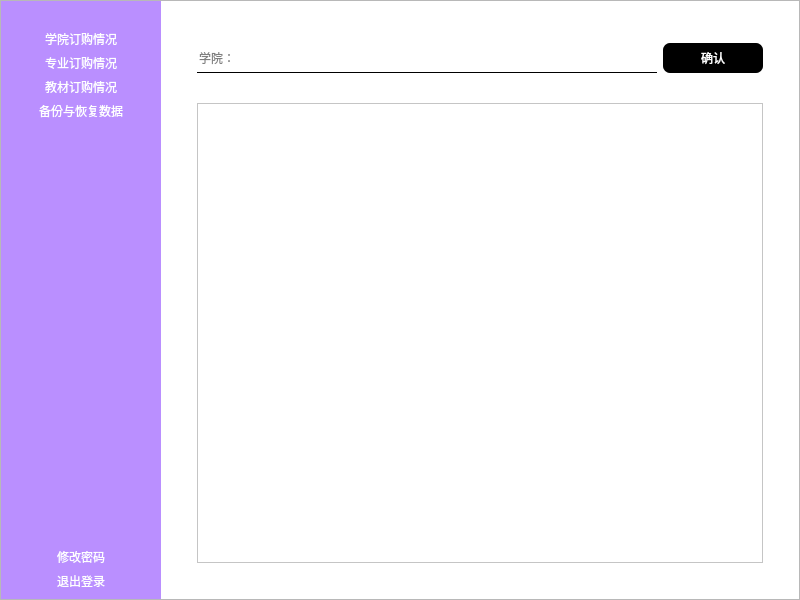
<?xml version="1.0" encoding="UTF-8"?>
<ui version="4.0">
 <class>AMainWindow</class>
 <widget class="QMainWindow" name="AMainWindow">
  <property name="geometry">
   <rect>
    <x>0</x>
    <y>0</y>
    <width>800</width>
    <height>600</height>
   </rect>
  </property>
  <property name="minimumSize">
   <size>
    <width>800</width>
    <height>600</height>
   </size>
  </property>
  <property name="maximumSize">
   <size>
    <width>800</width>
    <height>600</height>
   </size>
  </property>
  <property name="windowTitle">
   <string>MainWindow</string>
  </property>
  <widget class="QWidget" name="centralwidget">
   <layout class="QHBoxLayout" name="horizontalLayout_2">
    <property name="spacing">
     <number>0</number>
    </property>
    <property name="leftMargin">
     <number>0</number>
    </property>
    <property name="topMargin">
     <number>0</number>
    </property>
    <property name="rightMargin">
     <number>0</number>
    </property>
    <property name="bottomMargin">
     <number>0</number>
    </property>
    <item>
     <widget class="QFrame" name="frame">
      <property name="frameShape">
       <enum>QFrame::StyledPanel</enum>
      </property>
      <property name="frameShadow">
       <enum>QFrame::Raised</enum>
      </property>
      <layout class="QHBoxLayout" name="horizontalLayout">
       <property name="spacing">
        <number>0</number>
       </property>
       <property name="leftMargin">
        <number>0</number>
       </property>
       <property name="topMargin">
        <number>0</number>
       </property>
       <property name="rightMargin">
        <number>0</number>
       </property>
       <property name="bottomMargin">
        <number>0</number>
       </property>
       <item>
        <widget class="QFrame" name="frame_2">
         <property name="sizePolicy">
          <sizepolicy hsizetype="Expanding" vsizetype="Preferred">
           <horstretch>2</horstretch>
           <verstretch>0</verstretch>
          </sizepolicy>
         </property>
         <property name="styleSheet">
          <string notr="true">#frame_2{
	background-color: rgb(186, 143, 255);
}
QPushButton{
	background-color: rgb(0,0,0,0);
	color: rgb(255,255,255);
	border: none;

}
QPushButton:pressed{
	padding-top: 5px;
	padding-left:5px;
}</string>
         </property>
         <property name="frameShape">
          <enum>QFrame::NoFrame</enum>
         </property>
         <property name="frameShadow">
          <enum>QFrame::Raised</enum>
         </property>
         <property name="lineWidth">
          <number>0</number>
         </property>
         <layout class="QVBoxLayout" name="verticalLayout_2">
          <item>
           <widget class="QPushButton" name="pushButton_2">
            <property name="text">
             <string/>
            </property>
           </widget>
          </item>
          <item>
           <widget class="QPushButton" name="pushButton_A_college">
            <property name="text">
             <string>学院订购情况</string>
            </property>
           </widget>
          </item>
          <item>
           <widget class="QPushButton" name="pushButton_A_major">
            <property name="text">
             <string>专业订购情况</string>
            </property>
           </widget>
          </item>
          <item>
           <widget class="QPushButton" name="pushButton_A_book">
            <property name="text">
             <string>教材订购情况</string>
            </property>
           </widget>
          </item>
          <item>
           <widget class="QPushButton" name="pushButton_A_backup_recover">
            <property name="text">
             <string>备份与恢复数据</string>
            </property>
           </widget>
          </item>
          <item>
           <spacer name="verticalSpacer_2">
            <property name="orientation">
             <enum>Qt::Vertical</enum>
            </property>
            <property name="sizeHint" stdset="0">
             <size>
              <width>20</width>
              <height>40</height>
             </size>
            </property>
           </spacer>
          </item>
          <item>
           <widget class="QPushButton" name="pushButton_A_update">
            <property name="text">
             <string>修改密码</string>
            </property>
           </widget>
          </item>
          <item>
           <widget class="QPushButton" name="pushButton_A_login_out">
            <property name="text">
             <string>退出登录</string>
            </property>
           </widget>
          </item>
         </layout>
        </widget>
       </item>
       <item>
        <widget class="QFrame" name="frame_4">
         <property name="sizePolicy">
          <sizepolicy hsizetype="Preferred" vsizetype="Preferred">
           <horstretch>8</horstretch>
           <verstretch>0</verstretch>
          </sizepolicy>
         </property>
         <property name="minimumSize">
          <size>
           <width>600</width>
           <height>500</height>
          </size>
         </property>
         <property name="styleSheet">
          <string notr="true">background-color: rgb(255, 255, 255);</string>
         </property>
         <property name="frameShape">
          <enum>QFrame::NoFrame</enum>
         </property>
         <property name="frameShadow">
          <enum>QFrame::Raised</enum>
         </property>
         <layout class="QHBoxLayout" name="horizontalLayout_8">
          <item>
           <widget class="QFrame" name="frame_6">
            <property name="sizePolicy">
             <sizepolicy hsizetype="Preferred" vsizetype="Expanding">
              <horstretch>0</horstretch>
              <verstretch>8</verstretch>
             </sizepolicy>
            </property>
            <property name="frameShape">
             <enum>QFrame::NoFrame</enum>
            </property>
            <property name="frameShadow">
             <enum>QFrame::Raised</enum>
            </property>
            <layout class="QVBoxLayout" name="verticalLayout_3">
             <property name="spacing">
              <number>0</number>
             </property>
             <property name="leftMargin">
              <number>0</number>
             </property>
             <property name="topMargin">
              <number>0</number>
             </property>
             <property name="rightMargin">
              <number>0</number>
             </property>
             <property name="bottomMargin">
              <number>0</number>
             </property>
             <item>
              <widget class="QStackedWidget" name="stackedWidget_A">
               <property name="currentIndex">
                <number>0</number>
               </property>
               <widget class="QWidget" name="page_3">
                <layout class="QHBoxLayout" name="horizontalLayout_4">
                 <item>
                  <widget class="QFrame" name="frame_5">
                   <property name="frameShape">
                    <enum>QFrame::NoFrame</enum>
                   </property>
                   <property name="frameShadow">
                    <enum>QFrame::Raised</enum>
                   </property>
                   <layout class="QHBoxLayout" name="horizontalLayout_5">
                    <property name="spacing">
                     <number>0</number>
                    </property>
                    <property name="leftMargin">
                     <number>0</number>
                    </property>
                    <property name="topMargin">
                     <number>0</number>
                    </property>
                    <property name="rightMargin">
                     <number>0</number>
                    </property>
                    <property name="bottomMargin">
                     <number>0</number>
                    </property>
                    <item>
                     <widget class="QFrame" name="frame_21">
                      <property name="minimumSize">
                       <size>
                        <width>600</width>
                        <height>500</height>
                       </size>
                      </property>
                      <property name="frameShape">
                       <enum>QFrame::NoFrame</enum>
                      </property>
                      <property name="frameShadow">
                       <enum>QFrame::Raised</enum>
                      </property>
                      <layout class="QVBoxLayout" name="verticalLayout_10">
                       <item>
                        <widget class="QFrame" name="frame_22">
                         <property name="sizePolicy">
                          <sizepolicy hsizetype="Preferred" vsizetype="Expanding">
                           <horstretch>0</horstretch>
                           <verstretch>1</verstretch>
                          </sizepolicy>
                         </property>
                         <property name="styleSheet">
                          <string notr="true">QLineEdit{
	bakground-color: rgb(255,255,255,0);
	border: none;
	border-bottom: 1px solid black;
}
QPushButton{
	background-color: rgb(0,0,0);
	color: rgb(255,255,255);
	border-radius: 7px;
}
QPushButton:pressed{
	padding-top: 5px;
	padding-left:5px;
}</string>
                         </property>
                         <property name="frameShape">
                          <enum>QFrame::NoFrame</enum>
                         </property>
                         <property name="frameShadow">
                          <enum>QFrame::Raised</enum>
                         </property>
                         <layout class="QHBoxLayout" name="horizontalLayout_18">
                          <item>
                           <widget class="QLineEdit" name="lineEdit_A_M_college">
                            <property name="minimumSize">
                             <size>
                              <width>0</width>
                              <height>30</height>
                             </size>
                            </property>
                            <property name="text">
                             <string/>
                            </property>
                            <property name="placeholderText">
                             <string>学院：</string>
                            </property>
                           </widget>
                          </item>
                          <item>
                           <widget class="QPushButton" name="pushButton_A_M_college_sure">
                            <property name="minimumSize">
                             <size>
                              <width>100</width>
                              <height>30</height>
                             </size>
                            </property>
                            <property name="sizeIncrement">
                             <size>
                              <width>0</width>
                              <height>0</height>
                             </size>
                            </property>
                            <property name="text">
                             <string>确认</string>
                            </property>
                           </widget>
                          </item>
                         </layout>
                        </widget>
                       </item>
                       <item>
                        <widget class="QFrame" name="frame_23">
                         <property name="sizePolicy">
                          <sizepolicy hsizetype="Preferred" vsizetype="Expanding">
                           <horstretch>0</horstretch>
                           <verstretch>8</verstretch>
                          </sizepolicy>
                         </property>
                         <property name="frameShape">
                          <enum>QFrame::NoFrame</enum>
                         </property>
                         <property name="frameShadow">
                          <enum>QFrame::Raised</enum>
                         </property>
                         <layout class="QHBoxLayout" name="horizontalLayout_19">
                          <item>
                           <widget class="QTableView" name="tableView_A_M_bookList_college"/>
                          </item>
                         </layout>
                        </widget>
                       </item>
                      </layout>
                     </widget>
                    </item>
                   </layout>
                  </widget>
                 </item>
                </layout>
               </widget>
               <widget class="QWidget" name="page_4">
                <layout class="QHBoxLayout" name="horizontalLayout_6">
                 <item>
                  <widget class="QFrame" name="frame_3">
                   <property name="frameShape">
                    <enum>QFrame::NoFrame</enum>
                   </property>
                   <property name="frameShadow">
                    <enum>QFrame::Raised</enum>
                   </property>
                   <layout class="QHBoxLayout" name="horizontalLayout_17">
                    <property name="spacing">
                     <number>0</number>
                    </property>
                    <property name="leftMargin">
                     <number>0</number>
                    </property>
                    <property name="topMargin">
                     <number>0</number>
                    </property>
                    <property name="rightMargin">
                     <number>0</number>
                    </property>
                    <property name="bottomMargin">
                     <number>0</number>
                    </property>
                    <item>
                     <widget class="QFrame" name="frame_10">
                      <property name="minimumSize">
                       <size>
                        <width>600</width>
                        <height>500</height>
                       </size>
                      </property>
                      <property name="frameShape">
                       <enum>QFrame::NoFrame</enum>
                      </property>
                      <property name="frameShadow">
                       <enum>QFrame::Raised</enum>
                      </property>
                      <layout class="QVBoxLayout" name="verticalLayout_7">
                       <item>
                        <widget class="QFrame" name="frame_19">
                         <property name="sizePolicy">
                          <sizepolicy hsizetype="Preferred" vsizetype="Expanding">
                           <horstretch>0</horstretch>
                           <verstretch>1</verstretch>
                          </sizepolicy>
                         </property>
                         <property name="styleSheet">
                          <string notr="true">QLineEdit{
	bakground-color: rgb(255,255,255,0);
	border: none;
	border-bottom: 1px solid black;
}
QPushButton{
	background-color: rgb(0,0,0);
	color: rgb(255,255,255);
	border-radius: 7px;
}
QPushButton:pressed{
	padding-top: 5px;
	padding-left:5px;
}</string>
                         </property>
                         <property name="frameShape">
                          <enum>QFrame::NoFrame</enum>
                         </property>
                         <property name="frameShadow">
                          <enum>QFrame::Raised</enum>
                         </property>
                         <layout class="QHBoxLayout" name="horizontalLayout_15">
                          <item>
                           <widget class="QLineEdit" name="lineEdit_A_M_major">
                            <property name="minimumSize">
                             <size>
                              <width>0</width>
                              <height>30</height>
                             </size>
                            </property>
                            <property name="text">
                             <string/>
                            </property>
                            <property name="placeholderText">
                             <string>专业：</string>
                            </property>
                           </widget>
                          </item>
                          <item>
                           <widget class="QPushButton" name="pushButton_A_M_major_sure">
                            <property name="minimumSize">
                             <size>
                              <width>100</width>
                              <height>30</height>
                             </size>
                            </property>
                            <property name="sizeIncrement">
                             <size>
                              <width>0</width>
                              <height>0</height>
                             </size>
                            </property>
                            <property name="text">
                             <string>确认</string>
                            </property>
                           </widget>
                          </item>
                         </layout>
                        </widget>
                       </item>
                       <item>
                        <widget class="QFrame" name="frame_20">
                         <property name="sizePolicy">
                          <sizepolicy hsizetype="Preferred" vsizetype="Expanding">
                           <horstretch>0</horstretch>
                           <verstretch>8</verstretch>
                          </sizepolicy>
                         </property>
                         <property name="frameShape">
                          <enum>QFrame::NoFrame</enum>
                         </property>
                         <property name="frameShadow">
                          <enum>QFrame::Raised</enum>
                         </property>
                         <layout class="QHBoxLayout" name="horizontalLayout_16">
                          <item>
                           <widget class="QTableView" name="tableView_A_M_major"/>
                          </item>
                         </layout>
                        </widget>
                       </item>
                      </layout>
                     </widget>
                    </item>
                   </layout>
                  </widget>
                 </item>
                </layout>
               </widget>
               <widget class="QWidget" name="page_5">
                <layout class="QHBoxLayout" name="horizontalLayout_3">
                 <item>
                  <widget class="QFrame" name="frame_13">
                   <property name="minimumSize">
                    <size>
                     <width>600</width>
                     <height>500</height>
                    </size>
                   </property>
                   <property name="frameShape">
                    <enum>QFrame::NoFrame</enum>
                   </property>
                   <property name="frameShadow">
                    <enum>QFrame::Raised</enum>
                   </property>
                   <layout class="QVBoxLayout" name="verticalLayout_8">
                    <item>
                     <widget class="QFrame" name="frame_14">
                      <property name="sizePolicy">
                       <sizepolicy hsizetype="Preferred" vsizetype="Expanding">
                        <horstretch>0</horstretch>
                        <verstretch>1</verstretch>
                       </sizepolicy>
                      </property>
                      <property name="styleSheet">
                       <string notr="true">QLineEdit{
	bakground-color: rgb(255,255,255,0);
	border: none;
	border-bottom: 1px solid black;
}
QPushButton{
	background-color: rgb(0,0,0);
	color: rgb(255,255,255);
	border-radius: 7px;
}
QPushButton:pressed{
	padding-top: 5px;
	padding-left:5px;
}</string>
                      </property>
                      <property name="frameShape">
                       <enum>QFrame::NoFrame</enum>
                      </property>
                      <property name="frameShadow">
                       <enum>QFrame::Raised</enum>
                      </property>
                      <layout class="QHBoxLayout" name="horizontalLayout_9">
                       <item>
                        <widget class="QPushButton" name="pushButton_A_M_out">
                         <property name="minimumSize">
                          <size>
                           <width>100</width>
                           <height>30</height>
                          </size>
                         </property>
                         <property name="sizeIncrement">
                          <size>
                           <width>0</width>
                           <height>0</height>
                          </size>
                         </property>
                         <property name="text">
                          <string>导出教材订购</string>
                         </property>
                        </widget>
                       </item>
                      </layout>
                     </widget>
                    </item>
                    <item>
                     <widget class="QFrame" name="frame_15">
                      <property name="sizePolicy">
                       <sizepolicy hsizetype="Preferred" vsizetype="Expanding">
                        <horstretch>0</horstretch>
                        <verstretch>8</verstretch>
                       </sizepolicy>
                      </property>
                      <property name="frameShape">
                       <enum>QFrame::NoFrame</enum>
                      </property>
                      <property name="frameShadow">
                       <enum>QFrame::Raised</enum>
                      </property>
                      <layout class="QHBoxLayout" name="horizontalLayout_10">
                       <item>
                        <widget class="QTableView" name="tableView_A_M_book_out"/>
                       </item>
                      </layout>
                     </widget>
                    </item>
                   </layout>
                  </widget>
                 </item>
                </layout>
               </widget>
               <widget class="QWidget" name="page_6">
                <layout class="QHBoxLayout" name="horizontalLayout_13">
                 <item>
                  <widget class="QFrame" name="frame_7">
                   <property name="frameShape">
                    <enum>QFrame::NoFrame</enum>
                   </property>
                   <property name="frameShadow">
                    <enum>QFrame::Raised</enum>
                   </property>
                   <widget class="QFrame" name="frame_16">
                    <property name="geometry">
                     <rect>
                      <x>80</x>
                      <y>70</y>
                      <width>431</width>
                      <height>391</height>
                     </rect>
                    </property>
                    <property name="styleSheet">
                     <string notr="true">QLineEdit{
	bakground-color: rgb(255,255,255,0);
	border: none;
	border-bottom: 1px solid black;
}
QPushButton{
	background-color: rgb(0,0,0);
	color: rgb(255,255,255);
	border-radius: 7px;
}
QPushButton:pressed{
	padding-top: 5px;
	padding-left:5px;
}</string>
                    </property>
                    <property name="frameShape">
                     <enum>QFrame::NoFrame</enum>
                    </property>
                    <property name="frameShadow">
                     <enum>QFrame::Raised</enum>
                    </property>
                    <layout class="QVBoxLayout" name="verticalLayout_9">
                     <item>
                      <widget class="QPushButton" name="pushButton_A_M_backup">
                       <property name="minimumSize">
                        <size>
                         <width>0</width>
                         <height>30</height>
                        </size>
                       </property>
                       <property name="text">
                        <string>备份</string>
                       </property>
                      </widget>
                     </item>
                     <item>
                      <widget class="QPushButton" name="pushButton_A_M_recover">
                       <property name="minimumSize">
                        <size>
                         <width>0</width>
                         <height>30</height>
                        </size>
                       </property>
                       <property name="text">
                        <string>恢复</string>
                       </property>
                      </widget>
                     </item>
                     <item>
                      <widget class="QStackedWidget" name="stackedWidget_3">
                       <property name="maximumSize">
                        <size>
                         <width>16777215</width>
                         <height>50</height>
                        </size>
                       </property>
                       <property name="currentIndex">
                        <number>0</number>
                       </property>
                       <widget class="QWidget" name="page_14"/>
                       <widget class="QWidget" name="page_15">
                        <widget class="QLabel" name="label_7">
                         <property name="geometry">
                          <rect>
                           <x>180</x>
                           <y>10</y>
                           <width>81</width>
                           <height>39</height>
                          </rect>
                         </property>
                         <property name="styleSheet">
                          <string notr="true">color: rgb(255, 0, 0);</string>
                         </property>
                         <property name="text">
                          <string>备份成功</string>
                         </property>
                        </widget>
                       </widget>
                       <widget class="QWidget" name="page_16">
                        <widget class="QLabel" name="label_8">
                         <property name="geometry">
                          <rect>
                           <x>180</x>
                           <y>10</y>
                           <width>161</width>
                           <height>39</height>
                          </rect>
                         </property>
                         <property name="styleSheet">
                          <string notr="true">color: rgb(255, 0, 0);</string>
                         </property>
                         <property name="text">
                          <string>恢复成功</string>
                         </property>
                        </widget>
                       </widget>
                       <widget class="QWidget" name="page_17"/>
                      </widget>
                     </item>
                    </layout>
                   </widget>
                  </widget>
                 </item>
                </layout>
               </widget>
               <widget class="QWidget" name="page_7">
                <widget class="QFrame" name="frame_9">
                 <property name="geometry">
                  <rect>
                   <x>80</x>
                   <y>80</y>
                   <width>431</width>
                   <height>391</height>
                  </rect>
                 </property>
                 <property name="styleSheet">
                  <string notr="true">QLineEdit{
	bakground-color: rgb(255,255,255,0);
	border: none;
	border-bottom: 1px solid black;
}
QPushButton{
	background-color: rgb(0,0,0);
	color: rgb(255,255,255);
	border-radius: 7px;
}
QPushButton:pressed{
	padding-top: 5px;
	padding-left:5px;
}</string>
                 </property>
                 <property name="frameShape">
                  <enum>QFrame::NoFrame</enum>
                 </property>
                 <property name="frameShadow">
                  <enum>QFrame::Raised</enum>
                 </property>
                 <layout class="QVBoxLayout" name="verticalLayout_5">
                  <item>
                   <widget class="QLineEdit" name="lineEdit_A_M_password">
                    <property name="minimumSize">
                     <size>
                      <width>0</width>
                      <height>30</height>
                     </size>
                    </property>
                    <property name="text">
                     <string/>
                    </property>
                    <property name="placeholderText">
                     <string>原密码：</string>
                    </property>
                   </widget>
                  </item>
                  <item>
                   <widget class="QLineEdit" name="lineEdit_A_M_new_password">
                    <property name="minimumSize">
                     <size>
                      <width>0</width>
                      <height>30</height>
                     </size>
                    </property>
                    <property name="text">
                     <string/>
                    </property>
                    <property name="placeholderText">
                     <string>新密码：</string>
                    </property>
                   </widget>
                  </item>
                  <item>
                   <widget class="QLineEdit" name="lineEdit_A_M_new_password_sure">
                    <property name="minimumSize">
                     <size>
                      <width>0</width>
                      <height>30</height>
                     </size>
                    </property>
                    <property name="text">
                     <string/>
                    </property>
                    <property name="placeholderText">
                     <string>确认新密码：</string>
                    </property>
                   </widget>
                  </item>
                  <item>
                   <widget class="QPushButton" name="pushButton_A_M_sure">
                    <property name="minimumSize">
                     <size>
                      <width>0</width>
                      <height>30</height>
                     </size>
                    </property>
                    <property name="text">
                     <string>确认</string>
                    </property>
                   </widget>
                  </item>
                  <item>
                   <widget class="QStackedWidget" name="stackedWidget_A_2">
                    <property name="maximumSize">
                     <size>
                      <width>16777215</width>
                      <height>50</height>
                     </size>
                    </property>
                    <property name="currentIndex">
                     <number>0</number>
                    </property>
                    <widget class="QWidget" name="page_8"/>
                    <widget class="QWidget" name="page_9">
                     <widget class="QLabel" name="label_4">
                      <property name="geometry">
                       <rect>
                        <x>160</x>
                        <y>0</y>
                        <width>81</width>
                        <height>39</height>
                       </rect>
                      </property>
                      <property name="styleSheet">
                       <string notr="true">color: rgb(255, 0, 0);</string>
                      </property>
                      <property name="text">
                       <string>密码不能为空</string>
                      </property>
                     </widget>
                    </widget>
                    <widget class="QWidget" name="page_10">
                     <widget class="QLabel" name="label_5">
                      <property name="geometry">
                       <rect>
                        <x>130</x>
                        <y>10</y>
                        <width>161</width>
                        <height>39</height>
                       </rect>
                      </property>
                      <property name="styleSheet">
                       <string notr="true">color: rgb(255, 0, 0);</string>
                      </property>
                      <property name="text">
                       <string>原密码错误或新密码不一致</string>
                      </property>
                     </widget>
                    </widget>
                    <widget class="QWidget" name="page_11">
                     <widget class="QLabel" name="label_6">
                      <property name="geometry">
                       <rect>
                        <x>180</x>
                        <y>0</y>
                        <width>81</width>
                        <height>39</height>
                       </rect>
                      </property>
                      <property name="styleSheet">
                       <string notr="true">color: rgb(255, 182, 38);</string>
                      </property>
                      <property name="text">
                       <string>修改成功</string>
                      </property>
                     </widget>
                    </widget>
                   </widget>
                  </item>
                 </layout>
                </widget>
               </widget>
              </widget>
             </item>
            </layout>
           </widget>
          </item>
         </layout>
        </widget>
       </item>
      </layout>
     </widget>
    </item>
   </layout>
  </widget>
 </widget>
 <resources/>
 <connections/>
</ui>
